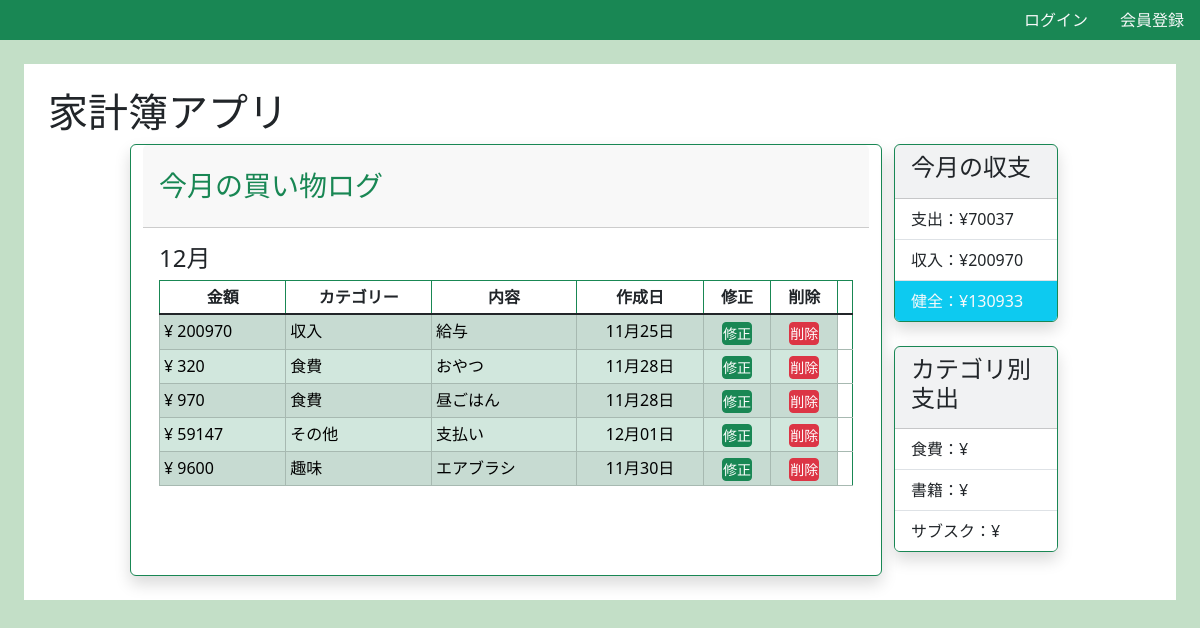
The page / on the database its author committed.
### homebudget/models.py (models this page shows, shortened)
class HomoBudget(models.Model):
    category = models.CharField(max_length=100, choices=CATEGORY)
    price = models.IntegerField()
    content = models.CharField(max_length=100, default="")
    created_at = models.DateField()

### homebudget/views.py (the view)
# urls.py: path('', views.index, name='index'),
def index(request):
    object_list = HomoBudget.objects.all()
    aggregate_values = HomoBudget.objects.exclude(category='income').aggregate(payment = Sum("price"))
    income_values = HomoBudget.objects.filter(category='income').aggregate(incomes = Sum("price"))
    payment = aggregate_values["payment"] or 0
    income = income_values["incomes"] or 0
    total = income - payment
    if(payment > income * 0.5):
        isRed = True
    else:
        isRed = False
    return render(request,
                "homebudget/index.html",
                {
                    "object_list":object_list,
                    "payment":aggregate_values["payment"],
                    "incomes":income_values["incomes"],
                    "total":total,
                    "isRed":isRed,
                }
                )

### homebudget/templates/homebudget/index.html (shortened to what this page needs)
{% extends 'base.html' %}
{% block h1 %}家計簿アプリ{% endblock h1 %}
{% block content %}
<main>
    <div class="row d-flex justify-content-center ">
            <div class=" card shadow col-md-8 border border-success">
                <div class="card-header py-4 ">
                    <h3 class="m-0 font-weight-bold text-success">今月の買い物ログ</h3>
                </div>
                <div class="card-body">
                <div class="table-responsive">
                    <div>
                        <h4>12月</h4>
                    </div>
                    <table id="my-table" class="table table-bordered table-striped table-sm table-hover table-fixed border border-success ">
                        <thead>
                            <tr class="text-center" >
                                <th data-id="price" scope="col" class="w-10 text-dark" aria-sort="ascending">金額</th>
                                <th data-id="category" scope="col" class="w-15 text-dark" >カテゴリー</th>
                                <th data-id="content" scope="col" class="w-30 text-dark text-wrap">内容</th>
                                <th data-id="created-at" scope="col" class="w-15 text-dark">作成日</th>
                                <th scope="col" class="text-dark">修正</th>
                                <th scope="col" class="text-dark">削除<th>
                            </tr>
                        </thead>
                        <tbody class="table-group-divider">
                            {% for obj in  object_list %}
                            <tr class="table-success">
                                <td w-10>¥ {{obj.price}}</td>
                                <td class="w-15">{{obj.get_category_display}}</td>
                                <td class="w-30">{{obj.content}}</td>
                                <td class="text-center">{{obj.created_at|date:"m月d日"}}</td>
                                <td class="text-center"><a href="{% url 'homebudget:update' obj.pk %}" class="p-0 btn btn-success btn-sm">修正</a></td>
                                <td class="text-center"><a href="{% url 'homebudget:delete' obj.pk %}" class="p-0 btn btn-danger btn-sm text-nowrap" onclick="return confirm('本当に削除してもよろしいですか？')">削除</a></td>
                            </tr>
                        {% endfor %}
                        </tbody>
                    </table>
                </div>
                </div>
            </div>
        <div class="col-md-2">
            <div class="card shadow bg-light border border-success w-100">
                <div class="card-header">
                    <h4>今月の収支</h4>
                </div>
                <ul class="list-group list-group-flush">
                    <li class="list-group-item  ">支出：¥{{payment}}</li>
                    <li class="list-group-item">収入：¥{{incomes}}</li>
                    {% if isRed %}
                        <li class="list-group-item text-light bg-danger"> 赤字：¥{{total}}</li>
                    {% else %}
                        <li class="list-group-item text-light bg-info"> 健全：¥{{total}}</li>
                    {% endif %}
                </ul>
            </div>
            <div class="card shadow bg-light border border-success w-100 my-4">
                <div class="card-header">
                    <h4>カテゴリ別支出</h4>
                </div>
                <ul class="list-group list-group-flush">
                    <li class="list-group-item  ">食費：¥</li>
                    <li class="list-group-item">書籍：¥</li>
                    <li class="list-group-item">サブスク：¥</li>
                </ul>
            </div>
        </div>
    </div>
</main>
{% endblock content %}

### static/css/style.css (style rules this page uses)
a { text-decoration: none; }
body { background-color: #c3dfc7; }

### rows shown on the page
HomoBudget: price "200970", category "収入", content "給与", created_at "11月25日"
HomoBudget: price "320", category "食費", content "おやつ", created_at "11月28日"
HomoBudget: price "970", category "食費", content "昼ごはん", created_at "11月28日"
HomoBudget: price "59147", category "その他", content "支払い", created_at "12月01日"
HomoBudget: price "9600", category "趣味", content "エアブラシ", created_at "11月30日"

### other values the page prints
{{ payment }} "70037"
{{ incomes }} "200970"
{{ total }} "130933"
